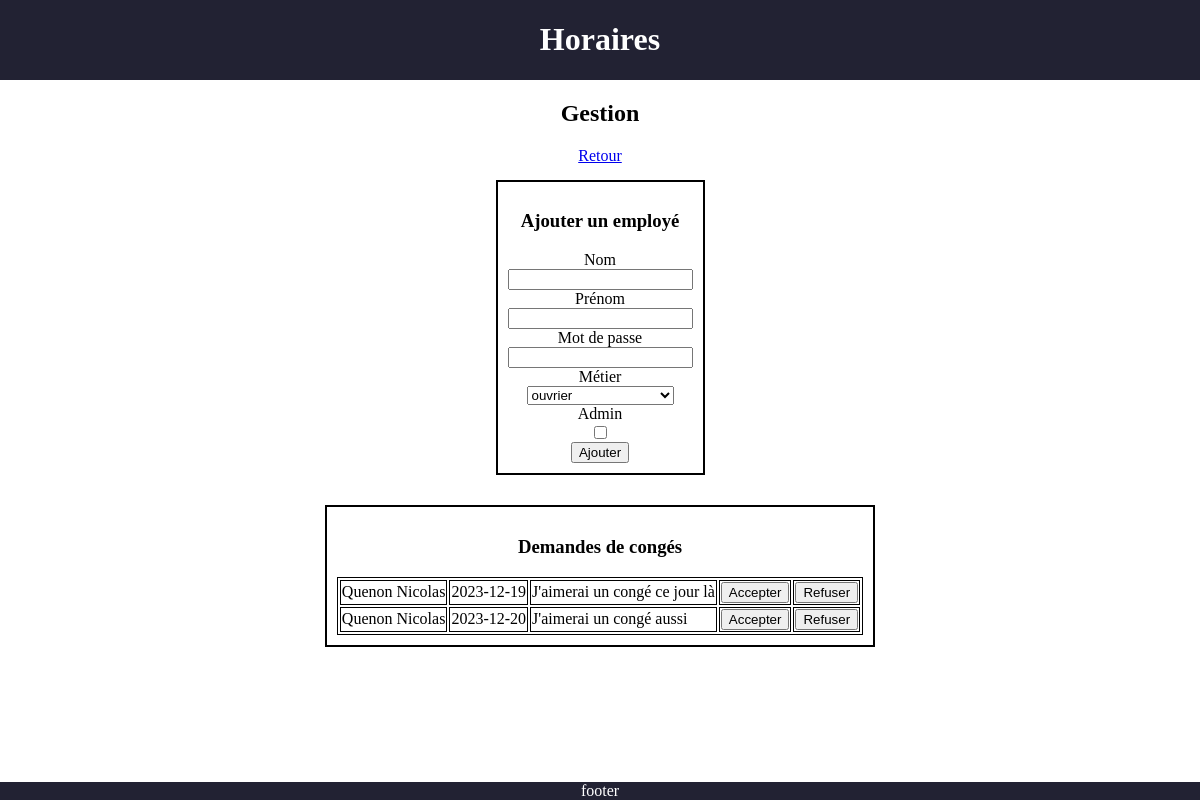
Page /index.php?page=gestion.php (signed in) on the committed database.
### tables this page shows
CREATE TABLE `jour_horaire` (
  `id_horaire` int NOT NULL,
  `id_employe` int NOT NULL,
  `date` date NOT NULL,
  `debut` time NOT NULL,
  `fin` time NOT NULL,
  `nbre_heure` time NOT NULL,
  `conge` tinyint(1) NOT NULL,
  `congeconfirm` varchar(256) DEFAULT NULL,
  `justification` varchar(256) DEFAULT NULL
);

CREATE TABLE `employes` (
  `id_employe` int NOT NULL,
  `id_type` int NOT NULL,
  `identifiant` varchar(256) NOT NULL,
  `mdp` varchar(512) NOT NULL,
  `admin` tinyint(1) NOT NULL,
  `nbre_conges` int NOT NULL DEFAULT '0'
);

### src/view/gestion.php (the view, shortened to what this page needs)
<?php
$db=new DbModel('localhost','projet_gr5','root','');
$pdo = $db->get_pdo();
?>
<section>
<h2>Gestion</h2>
<a href=index.php?page=horaire.php>Retour</a>
<div>
<h3>Ajouter un employé</h3>
<form method="post">
    <label for="nom">Nom</label>
    <input type="text" name="nom" id="nom" required>
    <label for="prenom">Prénom</label>
    <input type="text" name="prenom" id="prenom" required>
    <label for="mdp">Mot de passe</label>
    <input type="password" name="mdp" id="mdp" required>
    <label for="type">Métier</label>
    <select name="type" id="type">
        <?php
        $req=$pdo->prepare('SELECT nom_type,id_type FROM type');
        $req->execute();
        $req->setFetchMode(PDO::FETCH_OBJ);
        while ($result=$req->fetch() ) {
            echo '<option value="',$result->id_type,'">',$result->nom_type,'</option>';
        }
        ?>
    </select>
    <label for="admin">Admin</label>
    <input type="checkbox" name="admin" id="admin">
    <input type="submit" name="submit" value="Ajouter">
</form>
</div>
<div>
<h3>Demandes de congés</h3>
<table>
<?php
$req=$pdo->prepare('SELECT employes.id_employe,employes.identifiant,jour_horaire.date,jour_horaire.justification FROM jour_horaire LEFT JOIN employes ON jour_horaire.id_employe=employes.id_employe WHERE jour_horaire.conge=1 AND jour_horaire.congeconfirm IS NULL');
$req->execute();
$req->setFetchMode(PDO::FETCH_OBJ);
while ($result=$req->fetch() ) {
    $nomprenom = explode('.',$result->identifiant);
    echo '<tr>';
    echo '<td>',ucfirst($nomprenom[0]),' ',ucfirst($nomprenom[1]),'</td>';
    echo '<td>',$result->date,'</td>';
    echo '<td>',$result->justification,'</td>';
    echo '<form method="post">';
    echo '<td><button name="etat" value="1">Accepter</button></td>';
    echo '<td><button name="etat" value="0">Refuser</button></td>';
    echo '</form>';
    echo '</tr>';
}
?>
</table>
</div>
</section>

### index.php (shortened to what this page needs)
<!DOCTYPE html>
<html lang="fr">
<head>
    <link href="lib/css/style1.css?v=vvvv" rel="stylesheet">
</head>
<header>
    <?php
    if (file_exists('./lib/php/header/menu_nav.php'))
    {
        include ('./lib/php/header/menu_nav.php');
    }
    ?>
</header>
<body>
<?php
$path = './src/view/'.$_SESSION['page'];
if (file_exists($path)){
    include $path;
}else{
    include ('./src/view/404.php');
}
?>
</body>
<footer>
    <?php
    if (file_exists('./lib/php/footer/footer.php')){
        include ('./lib/php/footer/footer.php');
    }
    ?>
</footer>
</html>

### lib/php/header/menu_nav.php
<h1>Horaires</h1>

### lib/php/footer/footer.php
footer

### rows in the picture
jour_horaire: id_employe.identifiant "Quenon", id_employe.identifiant "Nicolas", date "2023-12-19", justification "J'aimerai un congé ce jour là"
jour_horaire: id_employe.identifiant "Quenon", id_employe.identifiant "Nicolas", date "2023-12-20", justification "J'aimerai un congé aussi"

### other values in the picture
form field type "ouvrier"
